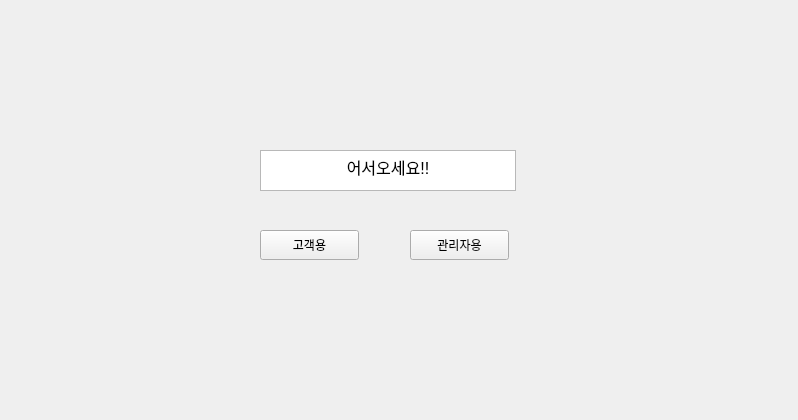
<?xml version="1.0" encoding="UTF-8"?>
<ui version="4.0">
 <class>mainWidget</class>
 <widget class="QWidget" name="mainWidget">
  <property name="geometry">
   <rect>
    <x>0</x>
    <y>0</y>
    <width>798</width>
    <height>420</height>
   </rect>
  </property>
  <property name="cursor">
   <cursorShape>UpArrowCursor</cursorShape>
  </property>
  <property name="windowTitle">
   <string>Form</string>
  </property>
  <widget class="QTextBrowser" name="textBrowser">
   <property name="geometry">
    <rect>
     <x>260</x>
     <y>150</y>
     <width>256</width>
     <height>41</height>
    </rect>
   </property>
   <property name="html">
    <string>&lt;!DOCTYPE HTML PUBLIC &quot;-//W3C//DTD HTML 4.0//EN&quot; &quot;http://www.w3.org/TR/REC-html40/strict.dtd&quot;&gt;
&lt;html&gt;&lt;head&gt;&lt;meta name=&quot;qrichtext&quot; content=&quot;1&quot; /&gt;&lt;style type=&quot;text/css&quot;&gt;
p, li { white-space: pre-wrap; }
&lt;/style&gt;&lt;/head&gt;&lt;body style=&quot; font-family:'PibotoLt'; font-size:12pt; font-weight:400; font-style:normal;&quot;&gt;
&lt;p align=&quot;center&quot; style=&quot; margin-top:0px; margin-bottom:0px; margin-left:0px; margin-right:0px; -qt-block-indent:0; text-indent:0px;&quot;&gt;어서오세요!!&lt;/p&gt;&lt;/body&gt;&lt;/html&gt;</string>
   </property>
  </widget>
  <widget class="QPushButton" name="pushButton">
   <property name="geometry">
    <rect>
     <x>260</x>
     <y>230</y>
     <width>99</width>
     <height>30</height>
    </rect>
   </property>
   <property name="text">
    <string>고객용</string>
   </property>
  </widget>
  <widget class="QPushButton" name="pushButton_2">
   <property name="geometry">
    <rect>
     <x>410</x>
     <y>230</y>
     <width>99</width>
     <height>30</height>
    </rect>
   </property>
   <property name="text">
    <string>관리자용</string>
   </property>
  </widget>
 </widget>
 <resources/>
 <connections>
  <connection>
   <sender>pushButton</sender>
   <signal>clicked()</signal>
   <receiver>mainWidget</receiver>
   <slot>go_to_customer_mode()</slot>
   <hints>
    <hint type="sourcelabel">
     <x>139</x>
     <y>195</y>
    </hint>
    <hint type="destinationlabel">
     <x>197</x>
     <y>267</y>
    </hint>
   </hints>
  </connection>
  <connection>
   <sender>pushButton_2</sender>
   <signal>clicked()</signal>
   <receiver>mainWidget</receiver>
   <slot>go_to_admin_mode()</slot>
   <hints>
    <hint type="sourcelabel">
     <x>314</x>
     <y>201</y>
    </hint>
    <hint type="destinationlabel">
     <x>316</x>
     <y>248</y>
    </hint>
   </hints>
  </connection>
 </connections>
 <slots>
  <slot>go_to_customer_mode()</slot>
  <slot>go_to_admin_mode()</slot>
 </slots>
</ui>
